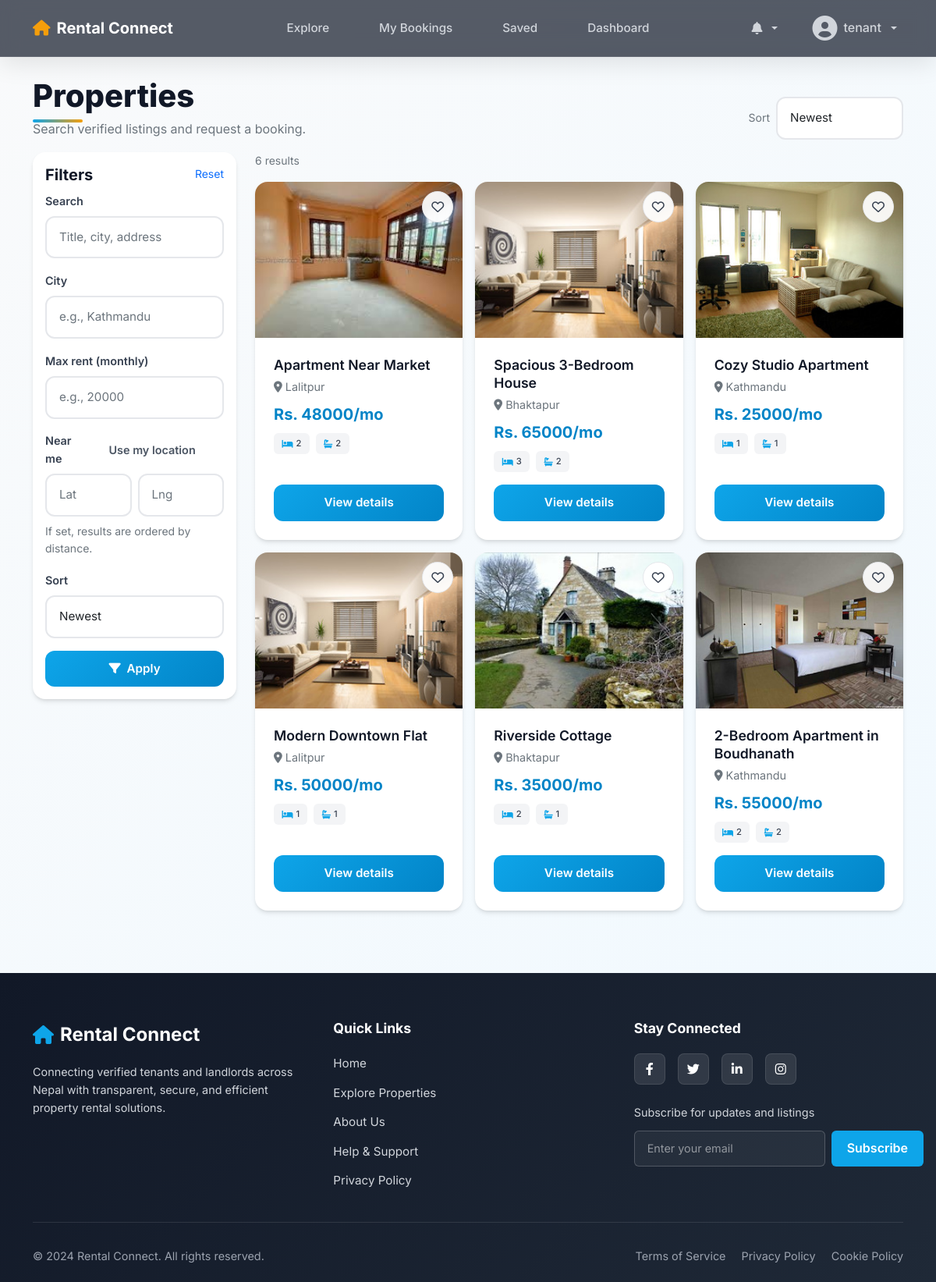
Screenshot of /listings/properties/ (signed in) with the database file from the repository.
### users/models.py (models this page shows, shortened)
class CustomUser(AbstractUser):
    is_tenant = models.BooleanField(default=False, db_index=True)    # Added index
    is_landlord = models.BooleanField(default=False, db_index=True)  # Added index

### listings/models.py (models this page shows, shortened)
class Property(models.Model):
    landlord = models.ForeignKey(
        CustomUser,
        on_delete=models.CASCADE,
        related_name='properties'
    )
    title = models.CharField(max_length=100)
    description = models.TextField()
    city = models.CharField(max_length=50, db_index=True)  # Added index
    rent = models.DecimalField(max_digits=10, decimal_places=2, db_index=True)  # Added index
    bedrooms = models.PositiveIntegerField()
    bathrooms = models.PositiveIntegerField()
    address = models.TextField()
    latitude = models.FloatField(null=True, blank=True, help_text="Decimal degrees")
    longitude = models.FloatField(null=True, blank=True, help_text="Decimal degrees")
    image = models.ImageField(
        upload_to='property_images/',
        blank=True,
        null=True,
        help_text="Primary property image (upload at least one image)"
    )
    is_verified = models.BooleanField(default=False, db_index=True)  # Added index
    created_at = models.DateTimeField(auto_now_add=True)
    class Meta:
        ordering = ['-created_at']

class PropertyImage(models.Model):
    property = models.ForeignKey(Property, on_delete=models.CASCADE, related_name='images')
    image = models.ImageField(upload_to='property_images/')
    uploaded_at = models.DateTimeField(auto_now_add=True)
    class Meta:
        ordering = ['uploaded_at']

### listings/views.py (the view, shortened to what this page needs)
# urls.py: path('properties/', views.property_list, name='property_list'),
def property_list(request):
    query = request.GET.get('q', '').strip()  # General search query
    city = request.GET.get('city', '').strip()
    max_rent = request.GET.get('max_rent', '').strip()
    sort = request.GET.get('sort', 'newest').strip()
    lat = request.GET.get('lat')
    lng = request.GET.get('lng')
    if query:
        properties = fuzzy_search_properties(query)
        property_ids = [p.id for p in properties]
        properties = Property.objects.filter(id__in=property_ids)
    else:
        properties = Property.objects.filter(is_verified=True)
    distance_ordered = False
    if city:
        properties = properties.filter(city__icontains=city)
    if max_rent:
        try:
            max_rent_val = float(max_rent)
            properties = properties.filter(rent__lte=max_rent_val)
        except ValueError:
            pass  # Ignore invalid max_rent values
    if not distance_ordered:
        if sort == 'rent_low':
            properties = properties.order_by('rent', '-created_at')
        elif sort == 'rent_high':
            properties = properties.order_by('-rent', '-created_at')
        else:
            properties = properties.order_by('-created_at')
    paginator = Paginator(properties, 10)  # 10 properties per page
    page_number = request.GET.get('page')
    page_obj = paginator.get_page(page_number)
    return render(request, 'listings/property_list.html', {
        'page_obj': page_obj,
        'search_query': query,
        'city_filter': city,
        'max_rent_filter': max_rent,
        'sort': sort,
    })

### templates/listings/property_list.html (shortened to what this page needs)
{% extends "base.html" %}
{% block content %}
<div class="container my-4">
    <div class="d-flex flex-column flex-md-row justify-content-between align-items-start align-items-md-end gap-3 mb-3">
        <div>
            <h2 class="section-title mb-1">Properties</h2>
            <p class="text-muted mb-0">Search verified listings and request a booking.</p>
        </div>
        <div class="d-flex align-items-center gap-2">
            <span class="text-muted small">Sort</span>
            <form method="get" class="d-flex gap-2">
                <select name="sort" class="form-select" onchange="this.form.submit()">
                    <option value="newest" {% if sort == 'newest' %}selected{% endif %}>Newest</option>
                </select>
            </form>
        </div>
    </div>
    <div class="row g-4">
        <aside class="col-lg-3">
            <div class="card p-3">
                <div class="d-flex justify-content-between align-items-center mb-2">
                    <h5 class="mb-0">Filters</h5>
                    <a class="small text-decoration-none" href="{% url 'property_list' %}">Reset</a>
                </div>
                <form id="filtersForm" method="get" class="d-grid gap-3">
                    <div>
                        <label class="form-label">Search</label>
                        <input type="text" name="q" value="{{ search_query }}" class="form-control" placeholder="Title, city, address">
                    </div>
                    <div>
                        <label class="form-label">City</label>
                        <input type="text" name="city" value="{{ city_filter }}" class="form-control" placeholder="e.g., Kathmandu">
                    </div>
                    <div>
                        <label class="form-label">Max rent (monthly)</label>
                        <input type="number" name="max_rent" value="{{ max_rent_filter }}" class="form-control" placeholder="e.g., 20000">
                    </div>
                    <div class="d-grid gap-2">
                        <div class="d-flex justify-content-between align-items-center">
                            <label class="form-label mb-0">Near me</label>
                            <button id="useLocationBtn" class="btn btn-outline-secondary btn-sm" type="button">
                                Use my location
                            </button>
                        </div>
                        <div class="row g-2">
                            <div class="col-6">
                                <input id="latInput" type="text" name="lat" value="{{ request.GET.lat }}" class="form-control" placeholder="Lat">
                            </div>
                            <div class="col-6">
                                <input id="lngInput" type="text" name="lng" value="{{ request.GET.lng }}" class="form-control" placeholder="Lng">
                            </div>
                        </div>
                        <small class="text-muted">If set, results are ordered by distance.</small>
                    </div>
                    <div>
                        <label class="form-label">Sort</label>
                        <select name="sort" class="form-select">
                            <option value="newest" {% if sort == 'newest' %}selected{% endif %}>Newest</option>
                        </select>
                    </div>
                    <button class="btn btn-primary" type="submit">
                        <i class="fas fa-filter"></i>
                        Apply
                    </button>
                </form>
            </div>
        </aside>
        <section class="col-lg-9">
            {% if page_obj %}
                <div class="d-flex justify-content-between align-items-center mb-3">
                    <div class="text-muted small">
                        {{ page_obj.paginator.count }} results
                    </div>
                </div>
                <div class="row g-3">
                    {% for property in page_obj %}
                    <div class="col-md-6 col-xl-4">
                        <div class="property-card">
                            <div class="card-media">
                                <button class="icon-btn icon-btn-top-right" type="button" aria-label="Save property" title="Save (coming soon)" disabled>
                                    <i class="far fa-heart"></i>
                                </button>
                                {% if property.images.all %}
                                    <img src="{{ property.images.first.image.url }}" alt="{{ property.title }}">
                                {% elif property.image %}
                                    <img src="{{ property.image.url }}" alt="{{ property.title }}">
                                {% else %}
                                    <div class="property-placeholder">
                                        <i class="fas fa-home"></i>
                                        <p>No image</p>
                                    </div>
                                {% endif %}
                            </div>
                            <div class="card-body">
                                <h5 class="mb-1">{{ property.title }}</h5>
                                <div class="text-muted text-truncate mb-2">
                                    <i class="fas fa-map-marker-alt"></i> {{ property.city }}
                                </div>
                                <div class="d-flex justify-content-between align-items-center mb-2">
                                    <div class="price mb-0">Rs. {{ property.rent|floatformat:0 }}/mo</div>
                                </div>
                                <div class="property-features-small mb-3">
                                    <span class="feature-badge-small"><i class="fas fa-bed"></i> {{ property.bedrooms }}</span>
                                    <span class="feature-badge-small"><i class="fas fa-bath"></i> {{ property.bathrooms }}</span>
                                </div>
                                <a href="{% url 'property_detail' property.id %}" class="btn btn-primary">
                                    View details
                                </a>
                            </div>
                        </div>
                    </div>
                    {% endfor %}
                </div>
            {% else %}
                <div class="text-center py-5">
                    <i class="fas fa-search" style="font-size: 4rem; color: var(--gray-400);"></i>
                    <p class="text-muted mt-3">No properties match your filters.</p>
                </div>
            {% endif %}
        </section>
    </div>
</div>
{% endblock %}

### templates/base.html (shortened to what this page needs)
<!DOCTYPE html>
<html lang="en">
<head>
    {% load static %}
    <link href="https://cdn.jsdelivr.net/npm/bootstrap@5.1.3/dist/css/bootstrap.min.css" rel="stylesheet">
    <link rel="stylesheet" href="https://cdnjs.cloudflare.com/ajax/libs/font-awesome/6.0.0/css/all.min.css">
    <link rel="stylesheet" href="{% static 'css/base.css' %}">
    <link rel="stylesheet" href="{% static 'css/style.css' %}">
</head>
<body>
<nav class="top-bar">
    <div class="container d-flex align-items-center justify-content-between position-relative gap-2">
        <a class="site-title" href="{% url 'home' %}" aria-label="Rental Connect home">
            <i class="fas fa-home"></i> Rental Connect
        </a>
        <div class="nav-center d-none d-sm-block">
            <div class="menu-links">
                {% if user.is_authenticated %}
                    <a href="{% url 'property_list' %}">Explore</a>
                    <a href="{% url 'dashboard' %}">My Bookings</a>
                    <a href="{% url 'wishlist' %}">Saved</a>
                    <a href="{% url 'dashboard' %}">Dashboard</a>
                {% else %}
                    <a href="{% url 'home' %}">Home</a>
                    <a href="{% url 'about' %}">About</a>
                    <a href="{% url 'contact' %}">Help</a>
                {% endif %}
            </div>
        </div>
        <div class="auth-links ms-auto">
            {% if user.is_authenticated %}
            <div class="dropdown me-2">
                <a href="#" class="profile-link dropdown-toggle d-flex align-items-center gap-2"
                   id="notifDropdown" data-bs-toggle="dropdown" aria-expanded="false"
                   style="padding: 0.5rem 0.75rem;">
                    <i class="fas fa-bell"></i>
                </a>
            </div>
            <div class="dropdown">
                <a href="#" class="profile-link dropdown-toggle d-flex align-items-center gap-2"
                   id="userDropdown" data-bs-toggle="dropdown" aria-expanded="false">
                    {% if user.profile and user.profile.photo %}
                    <img src="{{ user.profile.photo.url }}" alt="Avatar"
                         style="width:36px; height:36px; border-radius:50%; object-fit:cover;">
                    {% else %}
                    <i class="fas fa-user-circle fa-2x"></i>
                    {% endif %}
                    <span class="profile-name">{{ user.username }}</span>
                </a>
            </div>
            {% else %}
            <div class="d-flex gap-2">
                <a class="btn btn-login" href="{% url 'login' %}">Login</a>
                <a class="btn btn-signup" href="{% url 'register' %}">Sign up</a>
            </div>
            {% endif %}
        </div>
    </div>
</nav>
    <main id="main" class="main-content" role="main">
        <div class="page-content">
            {% block content %}{% endblock %}
        </div>
    </main>
    <footer class="modern-footer">
        <div class="container">
            <div class="footer-content">
                <div class="footer-column footer-brand">
                    <div class="logo">
                        <i class="fas fa-home" style="color: #0ea5e9;"></i>
                        Rental Connect
                    </div>
                    <p class="mission">
                        Connecting verified tenants and landlords across Nepal with transparent, secure, and efficient property rental solutions.
                    </p>
                </div>
                <div class="footer-column">
                    <h4>Quick Links</h4>
                    <ul class="footer-links">
                        <li><a href="{% url 'home' %}">Home</a></li>
                        <li><a href="{% url 'property_list' %}">Explore Properties</a></li>
                        <li><a href="{% url 'about' %}">About Us</a></li>
                        <li><a href="{% url 'contact' %}">Help & Support</a></li>
                        <li><a href="#">Privacy Policy</a></li>
                    </ul>
                </div>
                <div class="footer-column">
                    <h4>Stay Connected</h4>
                    <div class="footer-social">
                        <a href="#" class="social-icon" title="Facebook">
                            <i class="fab fa-facebook-f"></i>
                        </a>
                        <a href="#" class="social-icon" title="Twitter">
                            <i class="fab fa-twitter"></i>
                        </a>
                        <a href="#" class="social-icon" title="LinkedIn">
                            <i class="fab fa-linkedin-in"></i>
                        </a>
                        <a href="#" class="social-icon" title="Instagram">
                            <i class="fab fa-instagram"></i>
                        </a>
                    </div>
                    <p style="color: #d1d5db; font-size: 0.9rem; margin-bottom: 12px;">Subscribe for updates and listings</p>
                    <form class="newsletter-form">
                        <input type="email" placeholder="Enter your email" required>
                        <button type="submit">Subscribe</button>
                    </form>
                </div>
            </div>
            <div class="footer-bottom">
                <p>&copy; 2024 Rental Connect. All rights reserved.</p>
                <ul class="footer-legal">
                    <li><a href="#">Terms of Service</a></li>
                    <li><a href="#">Privacy Policy</a></li>
                    <li><a href="#">Cookie Policy</a></li>
                </ul>
            </div>
        </div>
    </footer>
</body>
</html>

### rows the page displays
CustomUser: username "tenant"
Property: images.first.image (picture), title "Apartment Near Market", city "Lalitpur", rent "48000", bedrooms "2", bathrooms "2"
Property: images.first.image (picture), title "Spacious 3-Bedroom House", city "Bhaktapur", rent "65000", bedrooms "3", bathrooms "2"
Property: image (picture), title "Cozy Studio Apartment", city "Kathmandu", rent "25000", bedrooms "1", bathrooms "1"
Property: images.first.image (picture), title "Modern Downtown Flat", city "Lalitpur", rent "50000", bedrooms "1", bathrooms "1"
Property: images.first.image (picture), title "Riverside Cottage", city "Bhaktapur", rent "35000", bedrooms "2", bathrooms "1"
Property: image (picture), title "2-Bedroom Apartment in Boudhanath", city "Kathmandu", rent "55000", bedrooms "2", bathrooms "2"

### other values shown
{{ page_obj.paginator.count }} "6"
